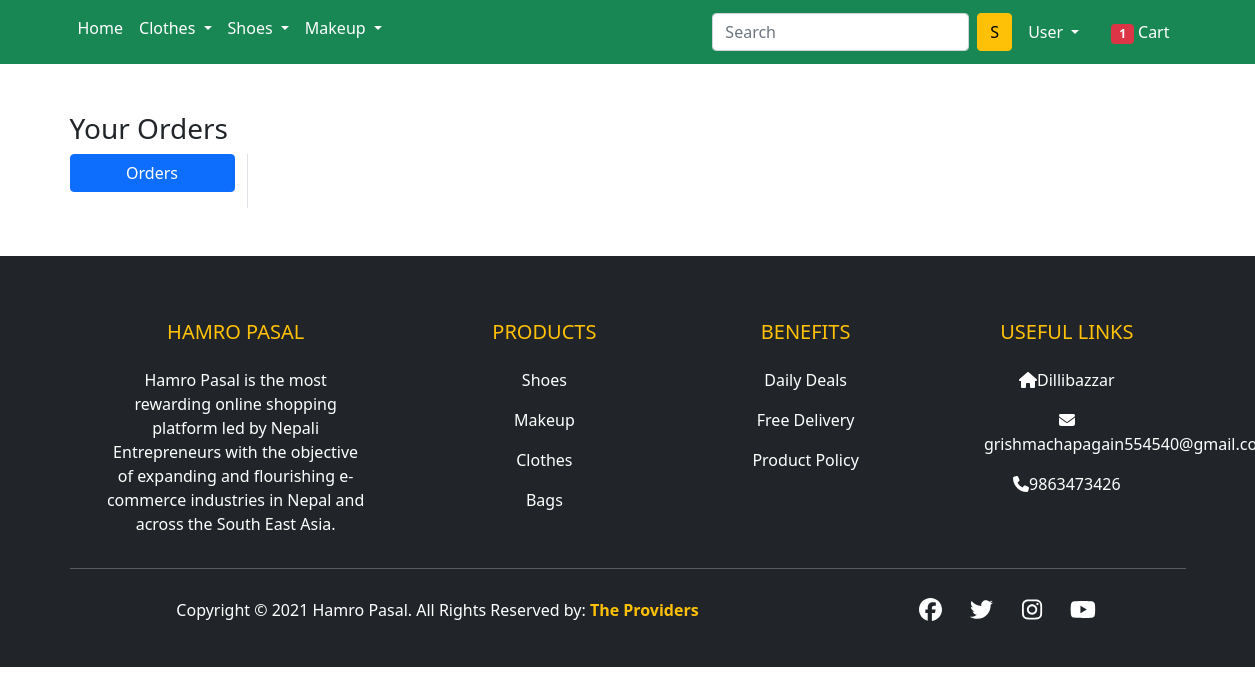
/orders/ (signed in), run on an earlier commit of the app's database.
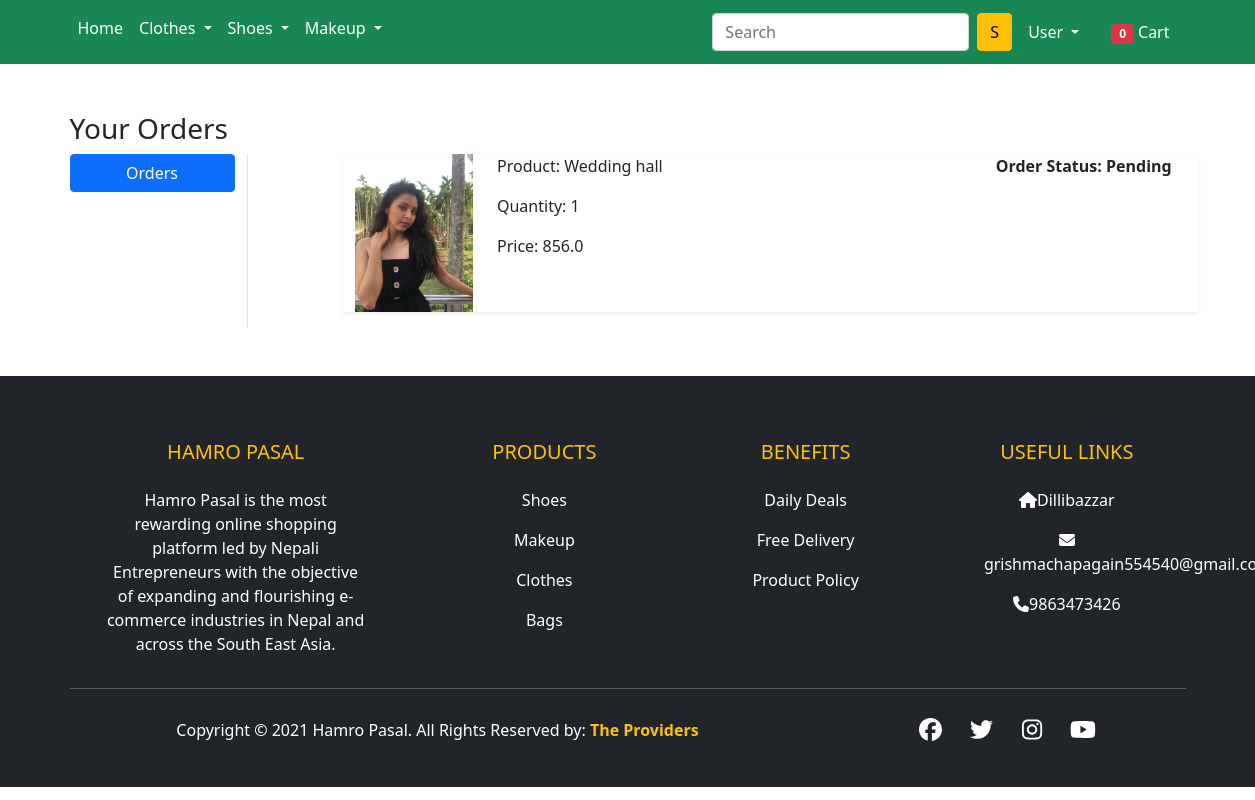
And on a later commit of the database.
### products/models.py (models this page shows, shortened)
class OrderPlaced(models.Model):
    user = models.ForeignKey(User, on_delete=models.CASCADE)
    customer = models.ForeignKey(Customer, on_delete=models.CASCADE)
    product = models.ForeignKey(Product, on_delete=models.CASCADE)
    quantity = models.PositiveIntegerField(default=1)
    ordered_date = models.DateTimeField(auto_now_add=True)
    status = models.CharField(
        max_length=50, choices=STATUS_CHOICES, default='Pending')
    @property
    def total_cost(self):
        return self.quantity * self.product.Selling_Price

class Product(models.Model):
    title = models.CharField(max_length=100)
    Price = models.FloatField()
    Selling_Price= models.FloatField()
    Description = models.TextField()
    Manufacturer = models.CharField(max_length=100)
    category = models.CharField(choices=PASAL_CHOICES, max_length=2)
    Image = models.ImageField(upload_to='productimg')

### products/views.py (the view)
# urls.py: path('orders/', views.orders, name='orders'),
@login_required
def orders(request):
    totalitem = 0
    if request.user.is_authenticated:
        totalitem = len(Cart.objects.filter(user=request.user))
    op = OrderPlaced.objects.filter(user=request.user)
    return render(request, 'pr/orders.html', {'order_placed': op, 'totalitem': totalitem})

### products/templates/pr/orders.html (shortened to what this page needs)
{% extends 'pr/base.html' %} {% load static %}
{% block main-content %}
<div class="container my-5">
  <div class="row">
    <h3>Your Orders</h3>
    <div class="col-sm-2 border-end">
      <ul class="list-unstyled">
        <li class="d-grid">
          <a href="{% url 'orders' %}" class="btn btn-primary">Orders</a>
        </li>
      </ul>
    </div>
    <div class="col-sm-9 offset-sm-1">
      {% for op in order_placed %}
      <div class="row shadow-sm mb-3">
        <div class="col-sm-2">
          <img
            src="{{op.product.Image.url}}"
            alt=""
            class="img-fluid"
            height="150"
            width="150"
          />
        </div>
        <div class="col-sm-7">
          <p>Product: {{op.product.title}}</p>
          <p>Quantity: {{op.quantity}}</p>
          <p>Price: {{op.total_cost}}</p>
        </div>
        <div class="col-sm-3 fw-bold">
          <p>Order Status: {{op.status}}</p>
        </div>
      </div>
      {% endfor %}
    </div>
  </div>
</div>
{% endblock main-content %}

### products/templates/pr/base.html (shortened to what the changed rows need)
<!doctype html>
{% load static %}
<html lang="en">
<head>
    <link href="https://cdn.jsdelivr.net/npm/bootstrap@5.0.0-beta1/dist/css/bootstrap.min.css" rel="stylesheet"
>
</head>
<body>
<nav class="navbar navbar-expand-lg navbar-dark bg-success">
    <div class="container">
        <div class="collapse navbar-collapse" id="navContent">
             <div>
          <ul class="navbar-nav me-auto mb-2 mb-lg-0">
          {% if request.user.is_authenticated %}
           <li class="nav-item dropdown mx-2">
              <a class="nav-link dropdown-toggle text-white " href="#" id="profileDropdown" role="button" data-bs-toggle="dropdown" aria-expanded="false">
              {{request.user.username|capfirst}}
              </a>
            </li>
                    <li class="nav-item mx-2">
                        <a href="{% url 'showcart' %}" class="nav-link text-white"><span class="badge bg-danger">{{totalitem}}</span>
                            Cart </a>
                    </li>
            {% endif %}
          </ul>
         </div>
       </div>
     </div>
    </nav>
    {% block main-content %} {% endblock main-content %}
</body>
</html>

What changed in the data, as far as the page shows it:
added OrderPlaced: product.Image (picture), product "Wedding hall", quantity "1", total_cost "856.0", status "Pending"
Also different on the page:
{{ totalitem }}: "1" → "0"
